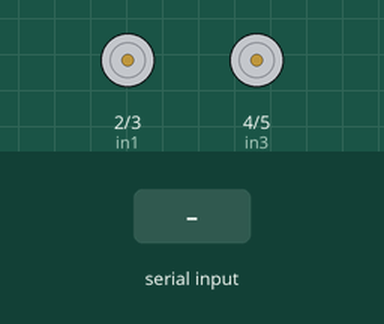
A sketch run on a simulated Arduino Uno, built with avr-gcc and run on an emulated ATmega328P. Parts: motor-driver pin pairs drawn as motors (green arrow = first pin HIGH = forward, orange = second pin HIGH = backward, longer = more drive, scaled by the enable pin). Inputs (shaded band) come from the test bench.

Above: at 1.2 s.
1.3 s: "1" received over Serial
At 2.5 s:
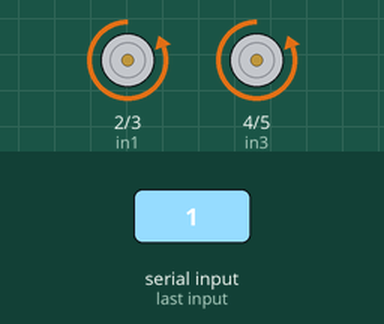
2.8 s: "2" received over Serial
At 3.8 s:
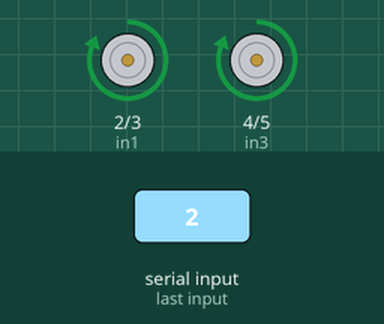
4.3 s: "3" received over Serial
At 5.3 s:
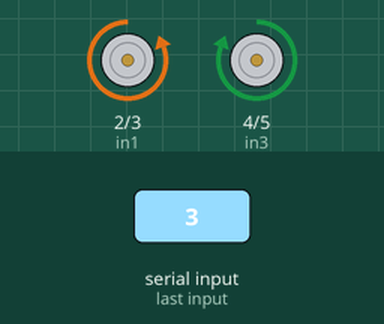
6.3 s: "4" received over Serial
At 7.5 s:
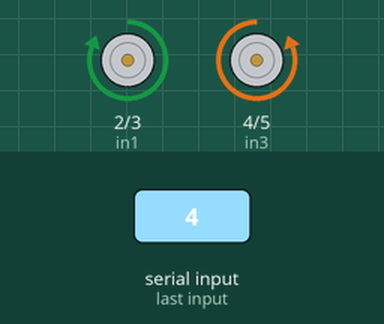
7.8 s: "5" received over Serial
At 8.8 s:
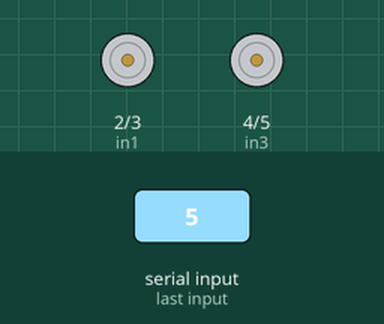
Timing chart, 0 to 10.3 s (numbered marks = the images above; inputs shaded):
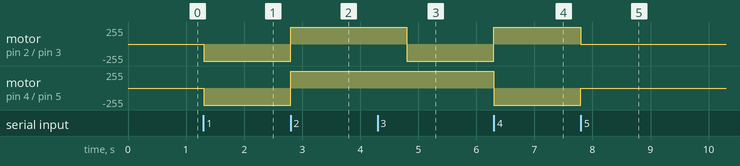

Measured:
- after the input at 1.3 s, motor on pin 2 (in1) / pin 3 (in2), motor on pin 4 (in3) / pin 5 (in4): stopped → backward 255/255 at once
- after the input at 2.8 s, motor on pin 2 (in1) / pin 3 (in2), motor on pin 4 (in3) / pin 5 (in4): backward 255/255 → forward 255/255 at once
- after the input at 4.3 s, motor on pin 2 (in1) / pin 3 (in2): forward 255/255 → backward 255/255 after 0.50 s
- after the input at 6.3 s, motor on pin 2 (in1) / pin 3 (in2): backward 255/255 → forward 255/255 at once; motor on pin 4 (in3) / pin 5 (in4): forward 255/255 → backward 255/255 at once
- after the input at 7.8 s, motor on pin 2 (in1) / pin 3 (in2): forward 255/255 → stopped at once; motor on pin 4 (in3) / pin 5 (in4): backward 255/255 → stopped at once

The sketch:

new_car.ino
```cpp
char t;

// Motor A connections
int enA = 6;
int in1 = 2;
int in2 = 3;
// Motor B connections
int enB = 7;
int in3 = 4;
int in4 = 5;


void setup() {

  // Set all the motor control pins to outputs
  pinMode(enA, OUTPUT);
  pinMode(enB, OUTPUT);
  pinMode(in1, OUTPUT);
  pinMode(in2, OUTPUT);
  pinMode(in3, OUTPUT);
  pinMode(in4, OUTPUT);
  Serial.begin(9600);

}

void loop() {
  if (Serial.available() > 0) {
    t = Serial.read();
    Stop(); //initialize with motors stoped
    //Change pin mode only if new command is different from previous.
    //Serial.println(command);
    switch (t) {
      case '1':
        forward();
        break;
      case '2':
        back();
        break;
      case '3':
        left();
        break;
      case '4':
        right();
        break;
      case '5':
        Stop();
        break;
    }
  }
}

void forward() {           //move forward(all motors rotate in forward direction)
  digitalWrite (enA, HIGH);
  digitalWrite (enB, HIGH);

  digitalWrite (in1, LOW);
  digitalWrite(in2, HIGH);
  digitalWrite (in3, LOW);
  digitalWrite(in4, HIGH);
  delay(1000);
}

void back() {     //move reverse (all motors rotate in reverse direction)
  // Turn off motors - Initial state
  digitalWrite (enA, HIGH);
  digitalWrite (enB, HIGH);
  digitalWrite (in1, HIGH);
  digitalWrite(in2, LOW);
  digitalWrite (in3, HIGH);
  digitalWrite(in4, LOW);
  delay(2000);
}

void left() {     //turn right (left side motors rotate in forward direction, right side motors doesn't rotate)
  digitalWrite (enA, HIGH);
  digitalWrite (enB, HIGH);
  digitalWrite (in2, HIGH);
  digitalWrite(in1, LOW);
  digitalWrite (in4, LOW);
  digitalWrite(in3, HIGH);
  delay(1000);

}

void right() {     //turn left (right side motors rotate in forward direction, left side motors doesn't rotate)
  digitalWrite (enA, HIGH);
  digitalWrite (enB, HIGH);
  digitalWrite (in2, LOW);
  digitalWrite(in1, HIGH);
  digitalWrite (in4, HIGH);
  digitalWrite(in3, LOW);
  delay(1000);

}

void Stop() {     //STOP (all motors stop)
  digitalWrite (enA, LOW);
  digitalWrite (enB, LOW);
}
```
